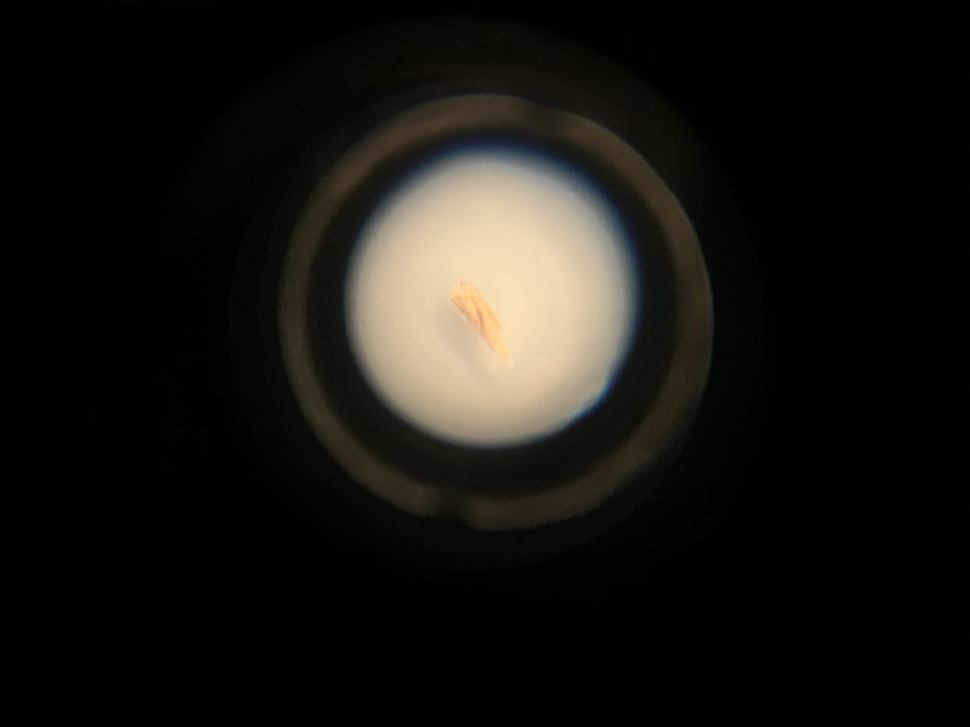
#> input picture opencv/microscope.jpg, 970 x 727 px, shrunk from 4032 x 3024 before the run
$ python test2.py microscope.jpg
#> lines starting #> are read from the running program, lines starting #| are printed output that depends on the picture; after the words box and inside, x2 and y2 are one past the last pixel; in counts of white or black regions, pixels touching at a corner belong together
#> in main, img is the input picture: shape (727, 970, 3); mean B, G, R 18.3, 22.7, 23.8
import argparse
import numpy as np
import cv2
import cvlib
from matplotlib import pyplot as plt


def apply_clahe(img):
  # Converting image to LAB Color model
  lab = cv2.cvtColor(img, cv2.COLOR_BGR2LAB)

  # Splitting the LAB image to different channels
  l, a, b = cv2.split(lab)

  # Applying CLAHE to L-channel
  clahe = cv2.createCLAHE(clipLimit=3.0, tileGridSize=(8,8))
  cl = clahe.apply(l)

  return cl


def original_thresh(img):
  # img = clahe(img) -- too many channels
  gray = cv2.cvtColor(img, cv2.COLOR_BGR2GRAY)
  ret, thresh = cv2.threshold(gray, 0, 255, cv2.THRESH_BINARY_INV+cv2.THRESH_OTSU)
  return thresh


def adaptive_gaussian_threshold(src):
  # original threshold
  #gray = cv2.cvtColor(img, cv2.COLOR_BGR2GRAY)
  #ret, thresh = cv2.threshold(gray, 0, 255, cv2.THRESH_BINARY_INV+cv2.THRESH_OTSU)
#> called with src = 'microscope.jpg'
  img = cv2.imread(src, 0)
#> img: shape (727, 970); min 0, max 230, mean 22.4
  img = cv2.medianBlur(img,5)
  thresh = cv2.adaptiveThreshold(img, 255, cv2.ADAPTIVE_THRESH_GAUSSIAN_C, cv2.THRESH_BINARY, 11, 2)
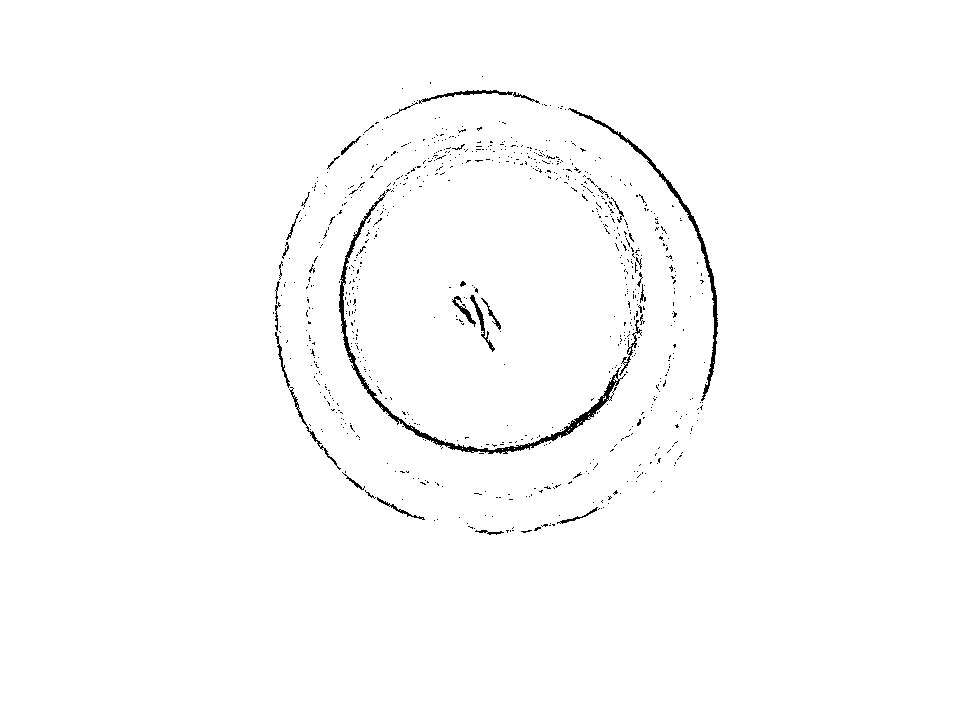
#> thresh: shape (727, 970); 98.9% white; black in thin lines or dots, all inside (x1, y1, x2, y2) = (273, 76, 718, 535)
  plt.imshow(thresh)
  plt.show()
  return thresh


def main():
  # arg parsing to get src file path
  parser = argparse.ArgumentParser(description='Initial testing of object/blob detection.')
  parser.add_argument('src', type=str, help='filepath of src image')
  args = parser.parse_args()

  img = cv2.imread(args.src)


  # thresh = original_thresh(img)
  thresh = adaptive_gaussian_threshold(args.src)


  # noise removal
  kernel = np.ones((3,3), np.uint8)
  opening = cv2.morphologyEx(thresh, cv2.MORPH_OPEN,kernel, iterations = 2)
#> opening: shape (727, 970); 98.3% white; 293 black regions (245 under 20 px), largest, box (x1, y1, x2, y2) and area: (339, 182, 646, 454) 5166, (565, 108, 718, 414) 1364, (273, 210, 341, 470) 776
  # sure background area
  sure_bg = cv2.dilate(opening,kernel,iterations=3)
#> sure_bg: shape (727, 970); 100% white; 23 black regions (20 under 20 px), largest, box (x1, y1, x2, y2) and area: (623, 314, 640, 353) 108, (635, 253, 638, 265) 31, (619, 368, 624, 376) 25
  # Finding sure foreground area
  dist_transform = cv2.distanceTransform(opening, cv2.DIST_L2,5)
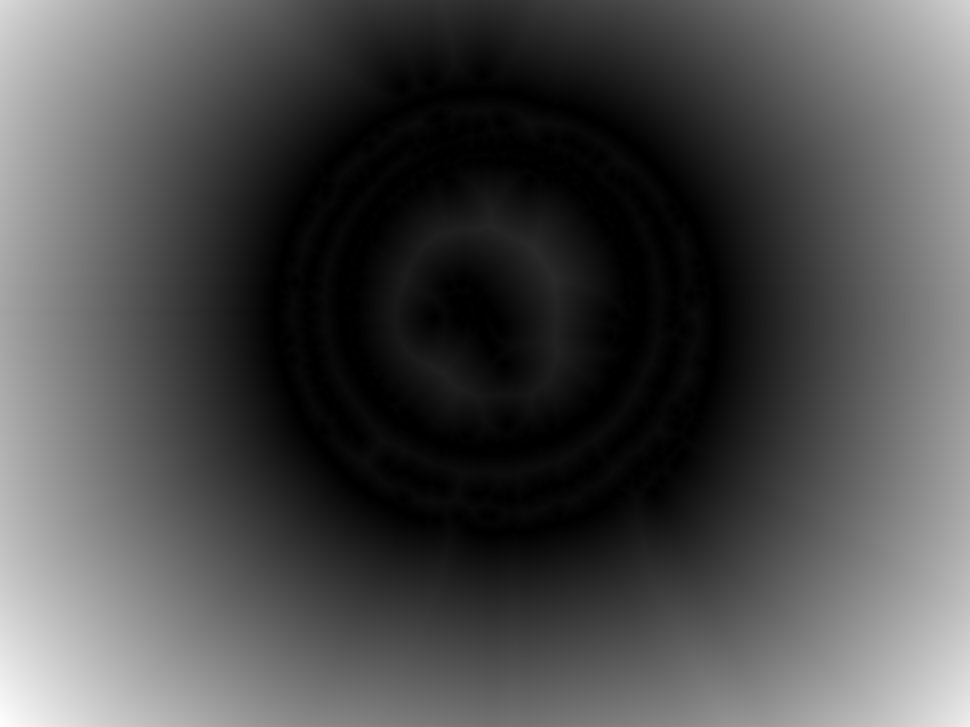
#> dist_transform: shape (727, 970) float32; min 0, max 422.5, mean 125.6; drawn with min black and max white
  ret, sure_fg = cv2.threshold(dist_transform, 0.7*dist_transform.max(), 255, 0)
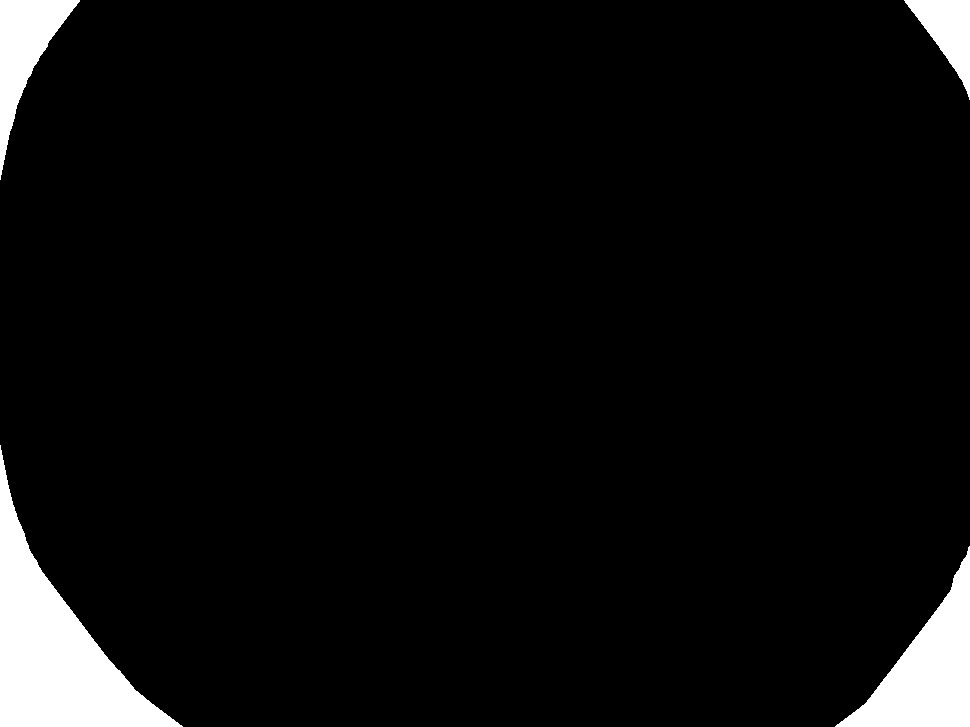
#> sure_fg: shape (727, 970) float32; 5.3% white; 4 white regions, box (x1, y1, x2, y2) and area: (0, 445, 183, 727) 18452, (835, 546, 970, 727) 10296, (0, 0, 80, 180) 5388, (904, 0, 970, 100) 3026
#> ret = 295.8
  # Finding unknown region
  sure_fg = np.uint8(sure_fg)
  unknown = cv2.subtract(sure_bg, sure_fg)
#> unknown: shape (727, 970); 94.7% white; 27 black regions (20 under 20 px), largest, box (x1, y1, x2, y2) and area: (0, 445, 183, 727) 18452, (835, 546, 970, 727) 10296, (0, 0, 80, 180) 5388


  # Marker labelling
  ret, markers = cv2.connectedComponents(sure_fg)
#> markers: shape (727, 970) int32; 5 distinct labels, from 0 to 4
#> ret = 5
  # Add one to all labels so that sure background is not 0, but 1
  markers += 1
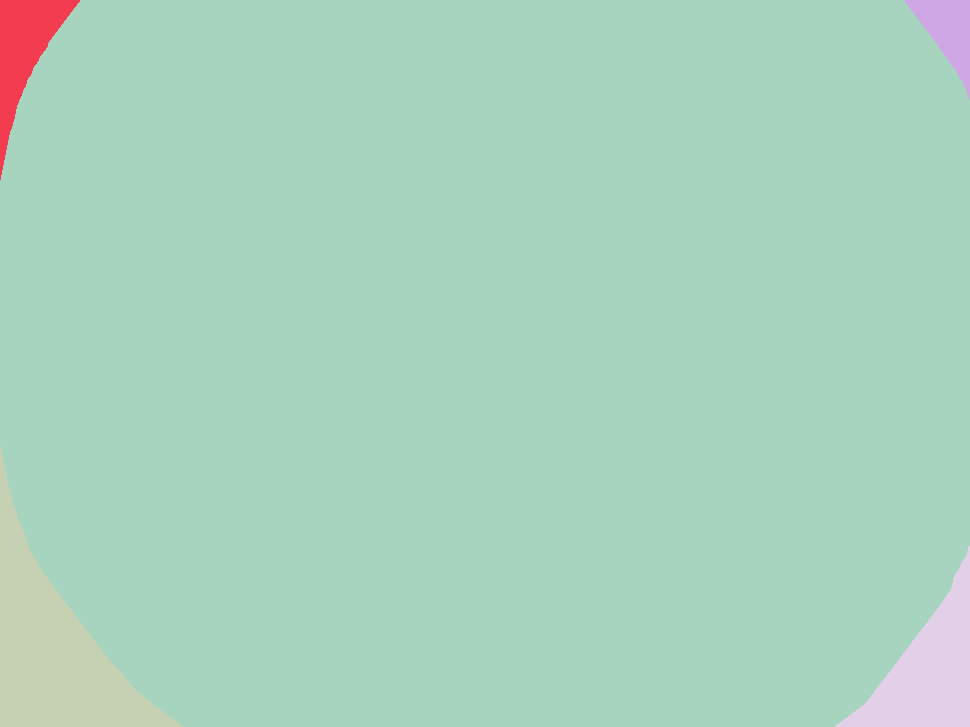
#> markers: shape (727, 970) int32; 5 distinct labels, from 1 to 5; one colour per label, 0 black
  # Now, mark the region of unknown with zero
  markers[unknown == 255] = 0
#> markers: shape (727, 970) int32; 6 distinct labels, from 0 to 5

  markers = cv2.watershed(img, markers)
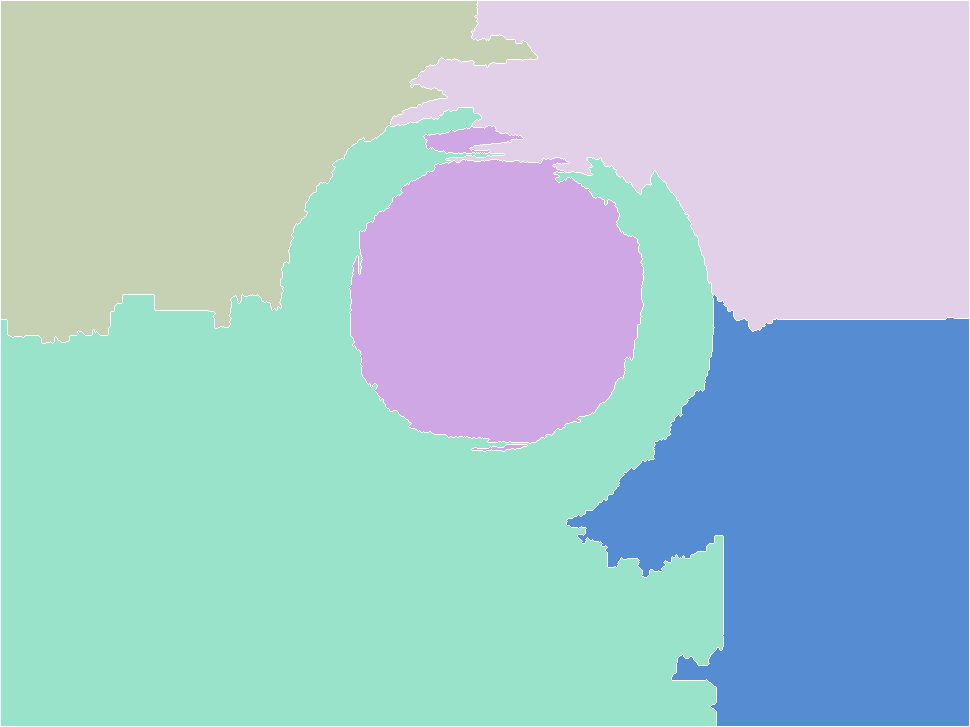
#> markers: shape (727, 970) int32; 6 distinct labels, from -1 to 5; one colour per label, 0 black, -1 white
  img[markers == -1] = [255, 0, 0]
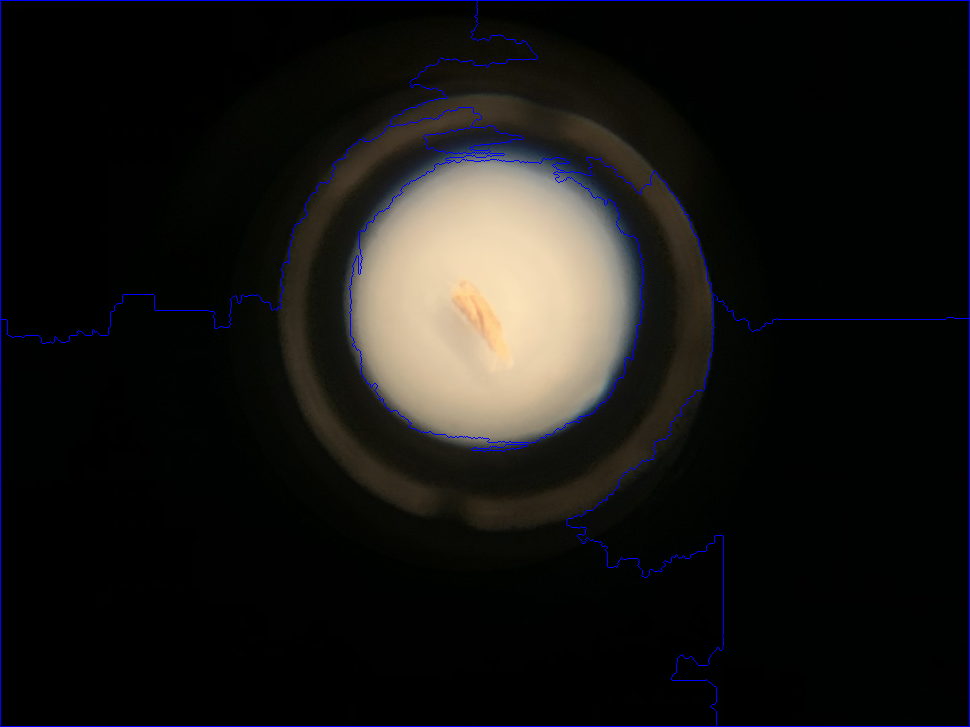
#> img: shape (727, 970, 3); 1.05% of pixels changed, all inside (x1, y1, x2, y2) = (0, 0, 970, 727)

  plt.imshow(markers)
  plt.show()


if __name__ == '__main__':
  main()
